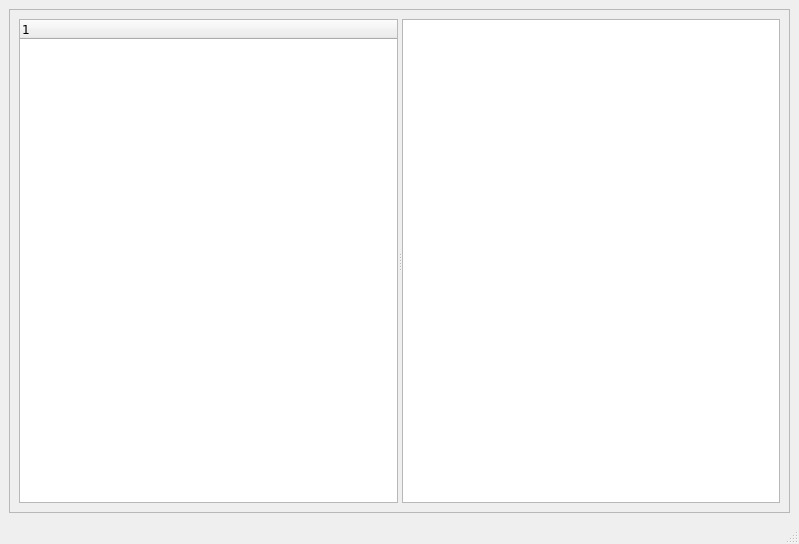
<?xml version="1.0" encoding="UTF-8"?>
<ui version="4.0">
 <class>ResultsWindow</class>
 <widget class="QMainWindow" name="ResultsWindow">
  <property name="geometry">
   <rect>
    <x>0</x>
    <y>0</y>
    <width>799</width>
    <height>544</height>
   </rect>
  </property>
  <property name="font">
   <font>
    <family>Verdana</family>
   </font>
  </property>
  <property name="windowTitle">
   <string>Results / Analysis</string>
  </property>
  <widget class="QWidget" name="centralwidget">
   <layout class="QVBoxLayout" name="verticalLayout">
    <item>
     <widget class="QFrame" name="frame">
       <property name="minimumSize">
        <size>
         <width>733</width>
         <height>0</height>
        </size>
       </property>
       <property name="font">
        <font>
         <family>Verdana</family>
        </font>
       </property>
       <property name="frameShape">
        <enum>QFrame::StyledPanel</enum>
       </property>
       <property name="frameShadow">
        <enum>QFrame::Raised</enum>
       </property>
       <layout class="QHBoxLayout" name="horizontalLayout">
        <item>
         <widget class="QSplitter" name="results_nav_splitter">
          <property name="orientation">
           <enum>Qt::Horizontal</enum>
          </property>
          <widget class="QTreeWidget" name="nav_tree">
           <property name="maximumSize">
            <size>
             <width>16777215</width>
             <height>16777215</height>
            </size>
           </property>
           <property name="font">
            <font>
             <family>Verdana</family>
            </font>
           </property>
           <column>
            <property name="text">
             <string notr="true">1</string>
            </property>
           </column>
          </widget>
          <widget class="QGraphicsView" name="graphics_view">
           <property name="toolTip">
            <string/>
           </property>
          </widget>
         </widget>
        </item>
       </layout>
     </widget>
    </item>
   </layout>
  </widget>
  <widget class="QMenuBar" name="menubar">
   <property name="geometry">
    <rect>
     <x>0</x>
     <y>0</y>
     <width>799</width>
     <height>22</height>
    </rect>
   </property>
  </widget>
  <widget class="QStatusBar" name="statusbar"/>
 </widget>
 <resources/>
 <connections/>
</ui>
